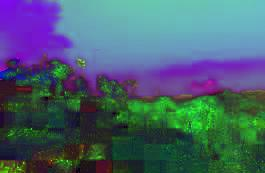
#> input picture Assignments/Image Classification/Approach 1/HSV Images/test_1.jpeg, 265 x 173 px, given in place of the camera
$ python fill-the-rectangle.py
#> lines starting #> are read from the running program, lines starting #| are printed output that depends on the picture; after the words box and inside, x2 and y2 are one past the last pixel; in counts of white or black regions, pixels touching at a corner belong together
import cv2
import matplotlib.pyplot as plt
import numpy as nu

# channel 0 corresponds to the only camera attached to the computer
cap = cv2.VideoCapture(0)

while(True):
    # ret is boolean (True/False) and tells whether frame was read correctly or not
    # frame has the frame that was read
    ret, frame = cap.read()
#> frame is the input picture: shape (173, 265, 3); mean B, G, R 110.1, 95.8, 72.3

    # convert the image to grayscale
    # apply bilateral filtering to remove noise (this is necessary)
    # apply canny edge detection
    # find and fill the contours
    gray = cv2.cvtColor(frame, cv2.COLOR_BGR2GRAY)
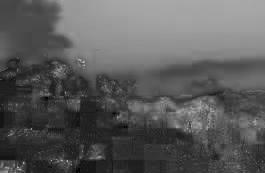
#> gray: shape (173, 265); min 2, max 185, mean 90.4
    # gray_filtered = cv2.bilateralFilter(gray, 7, 50, 50)
    edges = cv2.Canny(gray, 10, 30)
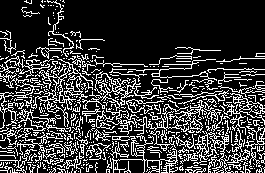
#> edges: shape (173, 265); 22.3% white in thin lines or dots
    contours, hierarchy = cv2.findContours(edges, cv2.RETR_EXTERNAL, cv2.CHAIN_APPROX_SIMPLE)
#> contours = 478 contours, 450 with area under 20; largest, box (x1, y1, x2, y2) and area: (24, 59, 93, 127) 767, (82, 71, 141, 111) 561, (134, 100, 207, 135) 426, (193, 120, 250, 173) 319, (219, 93, 265, 135) 300
    contour_img = cv2.drawContours(frame.copy(), contours, -1, (255,0,0), thickness=-1)
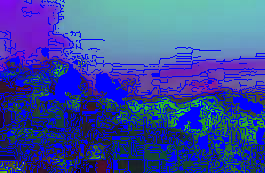
#> contour_img: shape (173, 265, 3); mean B, G, R 157.9, 75.4, 58

    # show the output on the screen
    cv2.imshow("output", contour_img)

    # keep doing so until key 'q' is pressed
    if(cv2.waitKey(1) & 0xFF == ord('q')):
#> (key q is pressed here)
        break

# release the camera
cap.release()

# close all GUI windows
cv2.destroyAllWindows()

$ run again, on Assignments/Image Classification/Approach 1/HSV Images/test_10.jpeg
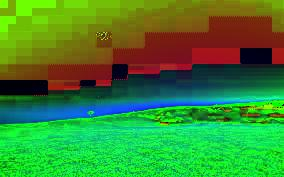
#> input picture Assignments/Image Classification/Approach 1/HSV Images/test_10.jpeg, 284 x 177 px, given in place of the camera
#> frame is the input picture: shape (177, 284, 3); mean B, G, R 49.3, 136, 60.2
#> `edges = cv2.Canny(gray, 10, 30)`:
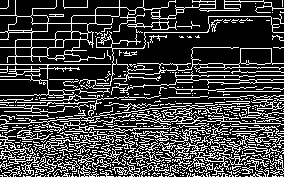
#> edges: shape (177, 284); 25% white in thin lines or dots
#> contours = 501 contours, 474 with area under 20; largest, box (x1, y1, x2, y2) and area: (0, 0, 176, 79) 2914, (0, 16, 284, 98) 790, (0, 134, 36, 164) 324, (172, 152, 243, 175) 274, (111, 71, 284, 95) 175
#> `contour_img = cv2.drawContours(frame.copy(), contours, -1, (255,0,0), ..`:
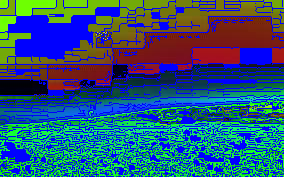
#> contour_img: shape (177, 284, 3); mean B, G, R 116.9, 85.4, 42.6

$ run again, on Assignments/Image Classification/Approach 1/HSV Images/test_11.jpeg
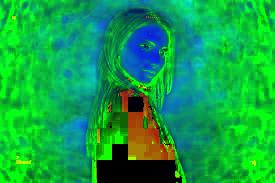
#> input picture Assignments/Image Classification/Approach 1/HSV Images/test_11.jpeg, 275 x 183 px, given in place of the camera
#> frame is the input picture: shape (183, 275, 3); mean B, G, R 70.5, 162.1, 16.5
#> `edges = cv2.Canny(gray, 10, 30)`:
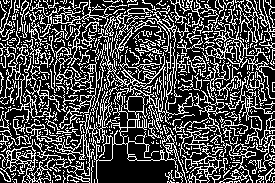
#> edges: shape (183, 275); 29.5% white in thin lines or dots
#> contours = 584 contours, 548 with area under 20; largest, box (x1, y1, x2, y2) and area: (0, 8, 194, 183) 2300, (98, 28, 166, 100) 577, (177, 130, 222, 183) 327, (213, 24, 275, 99) 320, (199, 90, 256, 183) 271
#> `contour_img = cv2.drawContours(frame.copy(), contours, -1, (255,0,0), ..`:
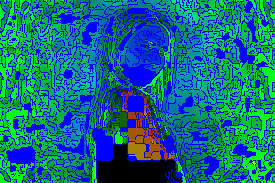
#> contour_img: shape (183, 275, 3); mean B, G, R 136, 102.6, 10.4

$ run again, on Assignments/Image Classification/Approach 1/HSV Images/test_12.jpeg
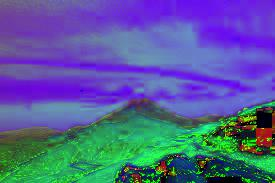
#> input picture Assignments/Image Classification/Approach 1/HSV Images/test_12.jpeg, 275 x 183 px, given in place of the camera
#> frame is the input picture: shape (183, 275, 3); mean B, G, R 150.7, 94.2, 83.1
#> `edges = cv2.Canny(gray, 10, 30)`:
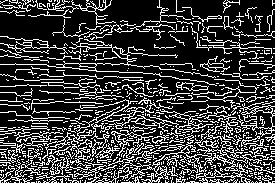
#> edges: shape (183, 275); 24.2% white in thin lines or dots
#> contours = 577 contours, 552 with area under 20; largest, box (x1, y1, x2, y2) and area: (108, 129, 270, 183) 726, (0, 39, 217, 86) 382, (131, 109, 213, 134) 258, (237, 102, 275, 137) 148, (200, 36, 272, 59) 133
#> `contour_img = cv2.drawContours(frame.copy(), contours, -1, (255,0,0), ..`:
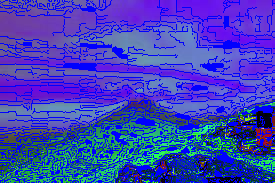
#> contour_img: shape (183, 275, 3); mean B, G, R 184.1, 66.3, 63.4
